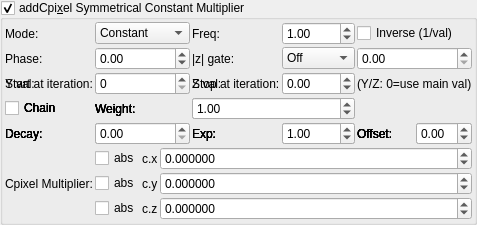
    <widget class="MyGroupBox" name="groupCheck_transf_addCpixel_enabled_false">
     <property name="toolTip">
      <string>&lt;html&gt;&lt;head/&gt;&lt;body&gt;&lt;p&gt;Cpixel is CVector3 c = ( c.x, c.y, c.z). It is each original point (pixel) in 3D space where the iteration starts from, ( c = original z for each point .) It is commonly found in formula structures z = f(z) + c.&lt;/p&gt;&lt;p&gt;The Cpixel multiplier effectively scales this point &amp;quot;c&amp;quot; towards the origin.&lt;/p&gt;&lt;p&gt;This transform allows the addition or subtraction of Cpixel, dependent on whether z is postive or negative.&lt;/p&gt;&lt;p&gt;e.g if &lt;span style=&quot; font-style:italic;&quot;&gt;z.x&lt;/span&gt; is positive then &lt;span style=&quot; font-style:italic;&quot;&gt;fabs(c.x)&lt;/span&gt; is added, if &lt;span style=&quot; font-style:italic;&quot;&gt;z.x&lt;/span&gt; is negative then &lt;span style=&quot; font-style:italic;&quot;&gt;fabs(c)&lt;/span&gt; is subtracted. &lt;/p&gt;&lt;p&gt;Also try negative addCpixel constant multipliers.&lt;/p&gt;&lt;p&gt;If checkBoxes are disabled then Cpixel remains signed.&lt;/p&gt;&lt;p&gt;&lt;br/&gt;&lt;/p&gt;&lt;/body&gt;&lt;/html&gt;</string>
     </property>
     <property name="title">
      <string>addCpi&amp;xel Symmetrical Constant Multiplier</string>
     </property>
     <property name="checkable">
      <bool>true</bool>
     </property>
     <layout class="QVBoxLayout" name="verticalLayout_49">
      <property name="spacing">
       <number>2</number>
      </property>
      <property name="leftMargin">
       <number>2</number>
      </property>
      <property name="topMargin">
       <number>2</number>
      </property>
      <property name="rightMargin">
       <number>2</number>
      </property>
      <property name="bottomMargin">
       <number>2</number>
      </property>
      <item>
       <layout class="QGridLayout" name="gridLayout_81">
        <property name="spacing">
         <number>2</number>
        </property>
        <item row="3" column="3">
         <widget class="MySpinBox" name="spinboxInt_transf_multiplier_stop_iter_2">
          <property name="sizePolicy">
           <sizepolicy hsizetype="Preferred" vsizetype="Maximum">
            <horstretch>0</horstretch>
            <verstretch>0</verstretch>
           </sizepolicy>
          </property>
          <property name="maximum">
           <number>999</number>
          </property>
         </widget>
        </item>
      <item row="1" column="0">
       <widget class="QLabel"><property name="text"><string>Mode:</string></property></widget>
      </item>
      <item row="1" column="1">
       <widget class="MyComboBox" name="comboBox_transf_multiplier_value_mode_2">
        <item><property name="text"><string notr="true">Constant</string></property></item>
        <item><property name="text"><string notr="true">Sine</string></property></item>
        <item><property name="text"><string notr="true">Ramp</string></property></item>
        <item><property name="text"><string notr="true">Exponential</string></property></item>
        <item><property name="text"><string notr="true">Triangle</string></property></item>
        <item><property name="text"><string notr="true">Square</string></property></item>
        <item><property name="text"><string notr="true">Smoothstep</string></property></item>
        <item><property name="text"><string notr="true">Noise</string></property></item>
        <item><property name="text"><string notr="true">Ping-pong</string></property></item>
        <item><property name="text"><string notr="true">Stepped</string></property></item>
       </widget>
      </item>
      <item row="1" column="2">
       <widget class="QLabel"><property name="text"><string>Freq:</string></property></widget>
      </item>
      <item row="1" column="3">
       <widget class="MyDoubleSpinBox" name="spinbox_transf_multiplier_frequency_2">
        <property name="minimum"><double>0.01</double></property><property name="maximum"><double>100.0</double></property>
        <property name="singleStep"><double>0.1</double></property><property name="value"><double>1.0</double></property>
       </widget>
      </item>
      <item row="1" column="4" colspan="2">
       <widget class="MyCheckBox" name="checkBox_transf_multiplier_inverse_2">
        <property name="text"><string>Inverse (1/val)</string></property>
       </widget>
      </item>
      <item row="2" column="0">
       <widget class="QLabel"><property name="text"><string>Phase:</string></property></widget>
      </item>
      <item row="2" column="1">
       <widget class="MyDoubleSpinBox" name="spinbox_transf_multiplier_phase_2">
        <property name="minimum"><double>-10.0</double></property><property name="maximum"><double>10.0</double></property>
        <property name="singleStep"><double>0.1</double></property><property name="value"><double>0.0</double></property>
       </widget>
      </item>
      <item row="2" column="2">
       <widget class="QLabel"><property name="text"><string>|z| gate:</string></property></widget>
      </item>
      <item row="2" column="3">
       <widget class="MyComboBox" name="comboBox_transf_multiplier_threshold_mode_2">
        <item><property name="text"><string notr="true">Off</string></property></item>
        <item><property name="text"><string notr="true">&gt; thresh</string></property></item>
        <item><property name="text"><string notr="true">&lt; thresh</string></property></item>
       </widget>
      </item>
      <item row="2" column="4" colspan="2">
       <widget class="MyDoubleSpinBox" name="spinbox_transf_multiplier_threshold_2">
        <property name="minimum"><double>0.0</double></property><property name="maximum"><double>1000.0</double></property>
        <property name="singleStep"><double>0.1</double></property><property name="value"><double>0.0</double></property>
       </widget>
      </item>
      <item row="3" column="0">
       <widget class="QLabel"><property name="text"><string>Y val:</string></property></widget>
      </item>
      <item row="3" column="1">
       <widget class="MyDoubleSpinBox" name="spinbox_transf_multiplier_scale_y_2">
        <property name="minimum"><double>-100.0</double></property><property name="maximum"><double>100.0</double></property>
        <property name="singleStep"><double>0.01</double></property><property name="value"><double>0.0</double></property>
       </widget>
      </item>
      <item row="3" column="2">
       <widget class="QLabel"><property name="text"><string>Z val:</string></property></widget>
      </item>
      <item row="3" column="3">
       <widget class="MyDoubleSpinBox" name="spinbox_transf_multiplier_scale_z_2">
        <property name="minimum"><double>-100.0</double></property><property name="maximum"><double>100.0</double></property>
        <property name="singleStep"><double>0.01</double></property><property name="value"><double>0.0</double></property>
       </widget>
      </item>
      <item row="3" column="4" colspan="2">
       <widget class="QLabel"><property name="text"><string notr="true">(Y/Z: 0=use main val)</string></property></widget>
      </item>
      <item row="4" column="0">
       <widget class="MyCheckBox" name="checkBox_transf_multiplier_chain_5">
        <property name="text"><string>Chain</string></property>
       </widget>
      </item>
      <item row="4" column="1">
       <widget class="QLabel"><property name="text"><string>Weight:</string></property></widget>
      </item>
      <item row="4" column="2" colspan="2">
       <widget class="MyDoubleSpinBox" name="spinbox_transf_multiplier_weight_5">
        <property name="minimum"><double>0.0</double></property><property name="maximum"><double>10.0</double></property>
        <property name="singleStep"><double>0.1</double></property><property name="value"><double>1.0</double></property>
       </widget>
      </item>
      <item row="5" column="0">
       <widget class="QLabel"><property name="text"><string>Decay:</string></property></widget>
      </item>
      <item row="5" column="1">
       <widget class="MyDoubleSpinBox" name="spinbox_transf_multiplier_decay_5">
        <property name="minimum"><double>0.0</double></property><property name="maximum"><double>5.0</double></property>
        <property name="singleStep"><double>0.1</double></property><property name="value"><double>0.0</double></property>
       </widget>
      </item>
      <item row="5" column="2">
       <widget class="QLabel"><property name="text"><string>Exp:</string></property></widget>
      </item>
      <item row="5" column="3">
       <widget class="MyDoubleSpinBox" name="spinbox_transf_multiplier_exponent_5">
        <property name="minimum"><double>0.1</double></property><property name="maximum"><double>10.0</double></property>
        <property name="singleStep"><double>0.1</double></property><property name="value"><double>1.0</double></property>
       </widget>
      </item>
      <item row="5" column="4">
       <widget class="QLabel"><property name="text"><string>Offset:</string></property></widget>
      </item>
      <item row="5" column="5">
       <widget class="MyDoubleSpinBox" name="spinbox_transf_multiplier_offset_5">
        <property name="minimum"><double>-5.0</double></property><property name="maximum"><double>5.0</double></property>
        <property name="singleStep"><double>0.05</double></property><property name="value"><double>0.0</double></property>
       </widget>
      </item>
      <item row="4" column="0">
       <widget class="MyCheckBox" name="checkBox_transf_multiplier_chain_4">
        <property name="text"><string>Chain</string></property>
       </widget>
      </item>
      <item row="4" column="1">
       <widget class="QLabel"><property name="text"><string>Weight:</string></property></widget>
      </item>
      <item row="4" column="2" colspan="2">
       <widget class="MyDoubleSpinBox" name="spinbox_transf_multiplier_weight_4">
        <property name="minimum"><double>0.0</double></property><property name="maximum"><double>10.0</double></property>
        <property name="singleStep"><double>0.1</double></property><property name="value"><double>1.0</double></property>
       </widget>
      </item>
      <item row="5" column="0">
       <widget class="QLabel"><property name="text"><string>Decay:</string></property></widget>
      </item>
      <item row="5" column="1">
       <widget class="MyDoubleSpinBox" name="spinbox_transf_multiplier_decay_4">
        <property name="minimum"><double>0.0</double></property><property name="maximum"><double>5.0</double></property>
        <property name="singleStep"><double>0.1</double></property><property name="value"><double>0.0</double></property>
       </widget>
      </item>
      <item row="5" column="2">
       <widget class="QLabel"><property name="text"><string>Exp:</string></property></widget>
      </item>
      <item row="5" column="3">
       <widget class="MyDoubleSpinBox" name="spinbox_transf_multiplier_exponent_4">
        <property name="minimum"><double>0.1</double></property><property name="maximum"><double>10.0</double></property>
        <property name="singleStep"><double>0.1</double></property><property name="value"><double>1.0</double></property>
       </widget>
      </item>
      <item row="5" column="4">
       <widget class="QLabel"><property name="text"><string>Offset:</string></property></widget>
      </item>
      <item row="5" column="5">
       <widget class="MyDoubleSpinBox" name="spinbox_transf_multiplier_offset_4">
        <property name="minimum"><double>-5.0</double></property><property name="maximum"><double>5.0</double></property>
        <property name="singleStep"><double>0.05</double></property><property name="value"><double>0.0</double></property>
       </widget>
      </item>
      <item row="4" column="0">
       <widget class="MyCheckBox" name="checkBox_transf_multiplier_chain_3">
        <property name="text"><string>Chain</string></property>
       </widget>
      </item>
      <item row="4" column="1">
       <widget class="QLabel"><property name="text"><string>Weight:</string></property></widget>
      </item>
      <item row="4" column="2" colspan="2">
       <widget class="MyDoubleSpinBox" name="spinbox_transf_multiplier_weight_3">
        <property name="minimum"><double>0.0</double></property><property name="maximum"><double>10.0</double></property>
        <property name="singleStep"><double>0.1</double></property><property name="value"><double>1.0</double></property>
       </widget>
      </item>
      <item row="5" column="0">
       <widget class="QLabel"><property name="text"><string>Decay:</string></property></widget>
      </item>
      <item row="5" column="1">
       <widget class="MyDoubleSpinBox" name="spinbox_transf_multiplier_decay_3">
        <property name="minimum"><double>0.0</double></property><property name="maximum"><double>5.0</double></property>
        <property name="singleStep"><double>0.1</double></property><property name="value"><double>0.0</double></property>
       </widget>
      </item>
      <item row="5" column="2">
       <widget class="QLabel"><property name="text"><string>Exp:</string></property></widget>
      </item>
      <item row="5" column="3">
       <widget class="MyDoubleSpinBox" name="spinbox_transf_multiplier_exponent_3">
        <property name="minimum"><double>0.1</double></property><property name="maximum"><double>10.0</double></property>
        <property name="singleStep"><double>0.1</double></property><property name="value"><double>1.0</double></property>
       </widget>
      </item>
      <item row="5" column="4">
       <widget class="QLabel"><property name="text"><string>Offset:</string></property></widget>
      </item>
      <item row="5" column="5">
       <widget class="MyDoubleSpinBox" name="spinbox_transf_multiplier_offset_3">
        <property name="minimum"><double>-5.0</double></property><property name="maximum"><double>5.0</double></property>
        <property name="singleStep"><double>0.05</double></property><property name="value"><double>0.0</double></property>
       </widget>
      </item>
      <item row="4" column="0">
       <widget class="MyCheckBox" name="checkBox_transf_multiplier_chain_2">
        <property name="text"><string>Chain</string></property>
       </widget>
      </item>
      <item row="4" column="1">
       <widget class="QLabel"><property name="text"><string>Weight:</string></property></widget>
      </item>
      <item row="4" column="2" colspan="2">
       <widget class="MyDoubleSpinBox" name="spinbox_transf_multiplier_weight_2">
        <property name="minimum"><double>0.0</double></property><property name="maximum"><double>10.0</double></property>
        <property name="singleStep"><double>0.1</double></property><property name="value"><double>1.0</double></property>
       </widget>
      </item>
      <item row="5" column="0">
       <widget class="QLabel"><property name="text"><string>Decay:</string></property></widget>
      </item>
      <item row="5" column="1">
       <widget class="MyDoubleSpinBox" name="spinbox_transf_multiplier_decay_2">
        <property name="minimum"><double>0.0</double></property><property name="maximum"><double>5.0</double></property>
        <property name="singleStep"><double>0.1</double></property><property name="value"><double>0.0</double></property>
       </widget>
      </item>
      <item row="5" column="2">
       <widget class="QLabel"><property name="text"><string>Exp:</string></property></widget>
      </item>
      <item row="5" column="3">
       <widget class="MyDoubleSpinBox" name="spinbox_transf_multiplier_exponent_2">
        <property name="minimum"><double>0.1</double></property><property name="maximum"><double>10.0</double></property>
        <property name="singleStep"><double>0.1</double></property><property name="value"><double>1.0</double></property>
       </widget>
      </item>
      <item row="5" column="4">
       <widget class="QLabel"><property name="text"><string>Offset:</string></property></widget>
      </item>
      <item row="5" column="5">
       <widget class="MyDoubleSpinBox" name="spinbox_transf_multiplier_offset_2">
        <property name="minimum"><double>-5.0</double></property><property name="maximum"><double>5.0</double></property>
        <property name="singleStep"><double>0.05</double></property><property name="value"><double>0.0</double></property>
       </widget>
      </item>
      <item row="4" column="0">
       <widget class="MyCheckBox" name="checkBox_transf_multiplier_chain_1">
        <property name="text"><string>Chain</string></property>
       </widget>
      </item>
      <item row="4" column="1">
       <widget class="QLabel"><property name="text"><string>Weight:</string></property></widget>
      </item>
      <item row="4" column="2" colspan="2">
       <widget class="MyDoubleSpinBox" name="spinbox_transf_multiplier_weight_1">
        <property name="minimum"><double>0.0</double></property><property name="maximum"><double>10.0</double></property>
        <property name="singleStep"><double>0.1</double></property><property name="value"><double>1.0</double></property>
       </widget>
      </item>
      <item row="5" column="0">
       <widget class="QLabel"><property name="text"><string>Decay:</string></property></widget>
      </item>
      <item row="5" column="1">
       <widget class="MyDoubleSpinBox" name="spinbox_transf_multiplier_decay_1">
        <property name="minimum"><double>0.0</double></property><property name="maximum"><double>5.0</double></property>
        <property name="singleStep"><double>0.1</double></property><property name="value"><double>0.0</double></property>
       </widget>
      </item>
      <item row="5" column="2">
       <widget class="QLabel"><property name="text"><string>Exp:</string></property></widget>
      </item>
      <item row="5" column="3">
       <widget class="MyDoubleSpinBox" name="spinbox_transf_multiplier_exponent_1">
        <property name="minimum"><double>0.1</double></property><property name="maximum"><double>10.0</double></property>
        <property name="singleStep"><double>0.1</double></property><property name="value"><double>1.0</double></property>
       </widget>
      </item>
      <item row="5" column="4">
       <widget class="QLabel"><property name="text"><string>Offset:</string></property></widget>
      </item>
      <item row="5" column="5">
       <widget class="MyDoubleSpinBox" name="spinbox_transf_multiplier_offset_1">
        <property name="minimum"><double>-5.0</double></property><property name="maximum"><double>5.0</double></property>
        <property name="singleStep"><double>0.05</double></property><property name="value"><double>0.0</double></property>
       </widget>
      </item>
        <item row="3" column="2">
         <widget class="QLabel" name="label_52">
          <property name="text">
           <string>Stop at iteration:</string>
          </property>
         </widget>
        </item>
        <item row="3" column="1">
         <widget class="MySpinBox" name="spinboxInt_transf_multiplier_start_iter_2">
          <property name="sizePolicy">
           <sizepolicy hsizetype="Minimum" vsizetype="Maximum">
            <horstretch>0</horstretch>
            <verstretch>0</verstretch>
           </sizepolicy>
          </property>
          <property name="minimum">
           <number>0</number>
          </property>
          <property name="maximum">
           <number>999</number>
          </property>
          <property name="value">
           <number>0</number>
          </property>
         </widget>
        </item>
        <item row="3" column="0">
         <widget class="QLabel" name="label_72">
          <property name="text">
           <string>Start at iteration:</string>
          </property>
         </widget>
        </item>
       </layout>
      </item>
      <item>
       <layout class="QGridLayout" name="gridLayout_23" columnstretch="0,0,0,1">
        <property name="spacing">
         <number>2</number>
        </property>
        <item row="2" column="2">
         <widget class="QLabel" name="label_111">
          <property name="text">
           <string notr="true">c.z</string>
          </property>
         </widget>
        </item>
        <item row="1" column="3">
         <widget class="MyDoubleSpinBox" name="spinbox3_transf_constant_multiplier_000_y">
          <property name="sizePolicy">
           <sizepolicy hsizetype="Minimum" vsizetype="Maximum">
            <horstretch>0</horstretch>
            <verstretch>0</verstretch>
           </sizepolicy>
          </property>
          <property name="prefix">
           <string/>
          </property>
          <property name="suffix">
           <string/>
          </property>
          <property name="decimals">
           <number>6</number>
          </property>
          <property name="minimum">
           <double>-99.989999999999995</double>
          </property>
          <property name="maximum">
           <double>99.989999999999995</double>
          </property>
          <property name="singleStep">
           <double>0.100000000000000</double>
          </property>
         </widget>
        </item>
        <item row="0" column="1">
         <widget class="MyCheckBox" name="checkBox_transf_function_enabledx">
          <property name="text">
           <string notr="true">abs</string>
          </property>
         </widget>
        </item>
        <item row="1" column="1">
         <widget class="MyCheckBox" name="checkBox_transf_function_enabledy">
          <property name="text">
           <string notr="true">abs</string>
          </property>
         </widget>
        </item>
        <item row="1" column="0">
         <widget class="QLabel" name="label_117">
          <property name="text">
           <string>Cpixel Multiplier:</string>
          </property>
         </widget>
        </item>
        <item row="0" column="2">
         <widget class="QLabel" name="label_109">
          <property name="text">
           <string notr="true">c.x</string>
          </property>
         </widget>
        </item>
        <item row="2" column="1">
         <widget class="MyCheckBox" name="checkBox_transf_function_enabledz">
          <property name="text">
           <string notr="true">abs</string>
          </property>
         </widget>
        </item>
        <item row="2" column="3">
         <widget class="MyDoubleSpinBox" name="spinbox3_transf_constant_multiplier_000_z">
          <property name="sizePolicy">
           <sizepolicy hsizetype="Minimum" vsizetype="Maximum">
            <horstretch>0</horstretch>
            <verstretch>0</verstretch>
           </sizepolicy>
          </property>
          <property name="prefix">
           <string/>
          </property>
          <property name="suffix">
           <string/>
          </property>
          <property name="decimals">
           <number>6</number>
          </property>
          <property name="minimum">
           <double>-99.989999999999995</double>
          </property>
          <property name="maximum">
           <double>99.989999999999995</double>
          </property>
          <property name="singleStep">
           <double>0.100000000000000</double>
          </property>
         </widget>
        </item>
        <item row="0" column="3">
         <widget class="MyDoubleSpinBox" name="spinbox3_transf_constant_multiplier_000_x">
          <property name="sizePolicy">
           <sizepolicy hsizetype="Minimum" vsizetype="Maximum">
            <horstretch>0</horstretch>
            <verstretch>0</verstretch>
           </sizepolicy>
          </property>
          <property name="prefix">
           <string/>
          </property>
          <property name="suffix">
           <string/>
          </property>
          <property name="decimals">
           <number>6</number>
          </property>
          <property name="minimum">
           <double>-99.989999999999995</double>
          </property>
          <property name="maximum">
           <double>99.989999999999995</double>
          </property>
          <property name="singleStep">
           <double>0.100000000000000</double>
          </property>
         </widget>
        </item>
        <item row="1" column="2">
         <widget class="QLabel" name="label_110">
          <property name="text">
           <string notr="true">c.y</string>
          </property>
         </widget>
        </item>
       </layout>
      </item>
     </layout>
    </widget>
